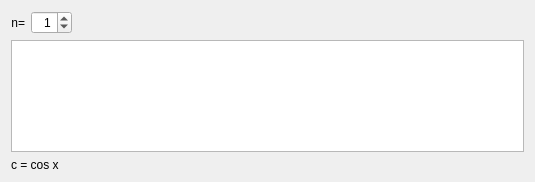
<?xml version="1.0" encoding="UTF-8"?>
<ui version="4.0">
 <class>MainWindow</class>
 <widget class="QMainWindow" name="MainWindow">
  <property name="geometry">
   <rect>
    <x>0</x>
    <y>0</y>
    <width>535</width>
    <height>182</height>
   </rect>
  </property>
  <property name="windowTitle">
   <string>cos nx = ?</string>
  </property>
  <widget class="QWidget" name="centralWidget">
   <layout class="QVBoxLayout" name="verticalLayout_2">
    <item>
     <layout class="QVBoxLayout" name="verticalLayout">
      <item>
       <layout class="QHBoxLayout" name="horizontalLayout">
        <item>
         <widget class="QLabel" name="label">
          <property name="text">
           <string>n=</string>
          </property>
          <property name="alignment">
           <set>Qt::AlignRight|Qt::AlignTrailing|Qt::AlignVCenter</set>
          </property>
         </widget>
        </item>
        <item>
         <widget class="QSpinBox" name="input">
          <property name="alignment">
           <set>Qt::AlignRight|Qt::AlignTrailing|Qt::AlignVCenter</set>
          </property>
          <property name="value">
           <number>1</number>
          </property>
         </widget>
        </item>
        <item>
         <spacer name="horizontalSpacer_2">
          <property name="orientation">
           <enum>Qt::Horizontal</enum>
          </property>
          <property name="sizeHint" stdset="0">
           <size>
            <width>40</width>
            <height>20</height>
           </size>
          </property>
         </spacer>
        </item>
       </layout>
      </item>
      <item>
       <layout class="QHBoxLayout" name="horizontalLayout_2">
        <item>
         <widget class="QPlainTextEdit" name="output">
          <property name="readOnly">
           <bool>true</bool>
          </property>
         </widget>
        </item>
       </layout>
      </item>
      <item>
       <widget class="QLabel" name="label_2">
        <property name="maximumSize">
         <size>
          <width>54</width>
          <height>13</height>
         </size>
        </property>
        <property name="text">
         <string>c = cos x</string>
        </property>
       </widget>
      </item>
     </layout>
    </item>
   </layout>
  </widget>
 </widget>
 <layoutdefault spacing="6" margin="11"/>
 <resources/>
 <connections/>
</ui>
